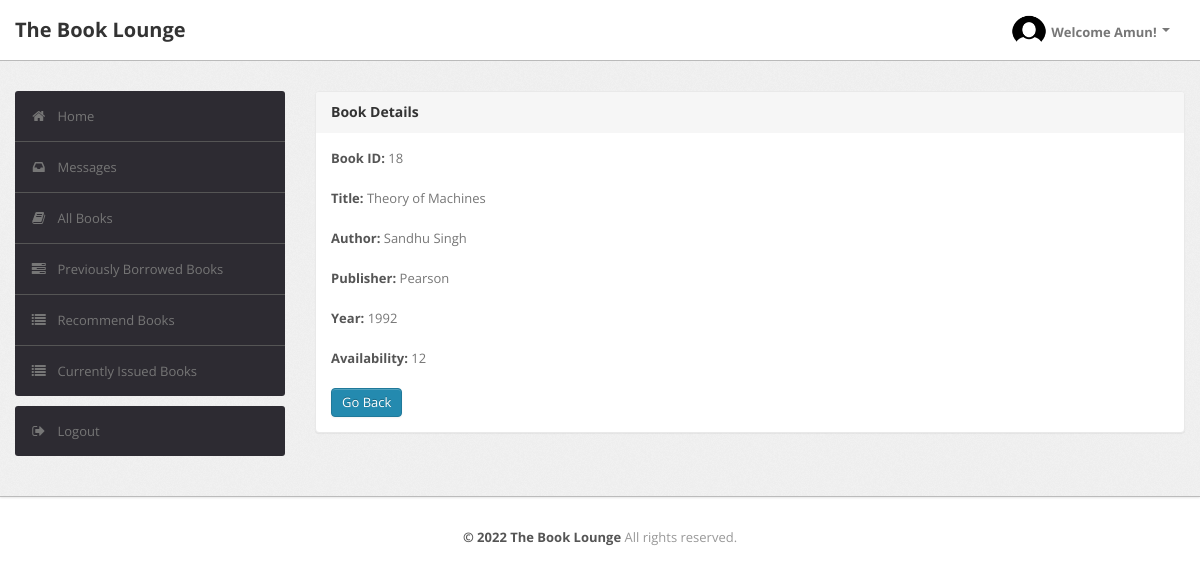
The app's page /user/bookdetails.php?uid=u1&id=18 (signed in) with its own data.
### tables this page shows
CREATE TABLE `user` (`UserId` varchar(50) NOT NULL, `Name` varchar(50) DEFAULT NULL, `Type` varchar(50) DEFAULT NULL, `EmailId` varchar(50) DEFAULT NULL, `MobNo` bigint(11) DEFAULT NULL, `Password` varchar(50) DEFAULT NULL, PRIMARY KEY (`UserId`), UNIQUE KEY `EmailId` (`EmailId`));

CREATE TABLE `book` (`BookId` int(10) NOT NULL AUTO_INCREMENT, `Title` varchar(50) DEFAULT NULL, `Publisher` varchar(50) DEFAULT NULL, `Year` varchar(50) DEFAULT NULL, `Availability` int(5) DEFAULT NULL, PRIMARY KEY (`BookId`));

CREATE TABLE `author` (`BookId` int(10) NOT NULL, `Author` varchar(50) NOT NULL, PRIMARY KEY (`BookId`,`Author`), CONSTRAINT `author_ibfk_1` FOREIGN KEY (`BookId`) REFERENCES `book` (`BookId`));

### user/bookdetails.php (the view, shortened to what this page needs)
<?php
    require('dbconn.php');
?>
<?php
    if ($_SESSION['UserId']) {
        $uId=$_GET['uid'];
        $sql="SELECT Name from LMS.user WHERE UserId='$uId'";
        $result=mysqli_query($conn, $sql);
        $row=mysqli_fetch_row($result);
?>
<!DOCTYPE html>
<html lang="en">
    <head>
        <link type="text/css" href="bootstrap/css/bootstrap.min.css" rel="stylesheet">
        <link type="text/css" href="bootstrap/css/bootstrap-responsive.min.css" rel="stylesheet">
        <link type="text/css" href="css/theme.css" rel="stylesheet">
        <link type="text/css" href="images/icons/css/font-awesome.css" rel="stylesheet">
    </head>
    <body>
        <div class="navbar navbar-fixed-top">
            <div class="navbar-inner">
                <div class="container">
                        <a class="brand" href="index.php">The Book Lounge </a>
                    <div class="nav-collapse collapse navbar-inverse-collapse">
                        <ul class="nav pull-right">
                            <li class="nav-user dropdown"><a href="#" class="dropdown-toggle" data-toggle="dropdown">
                                <img src="images/profile.png" class="nav-avatar" />Welcome <?=$row[0]?>!
                                <b class="caret"></b></a>
                            </li>
                        </ul>
                    </div>
                </div>
            </div>
        </div>
        <div class="wrapper">
            <div class="container">
                <div class="row">
                    <div class="span3">
                        <div class="sidebar">
                            <ul class="widget widget-menu unstyled">
                                <li class="active"><a href="index.php?uid=<?=$uId?>"><i class="menu-icon icon-home"></i>Home
                                </a></li>
                                 <li><a href="message.php?uid=<?=$uId?>"><i class="menu-icon icon-inbox"></i>Messages</a>
                                </li>
                                <li><a href="book.php?uid=<?=$uId?>"><i class="menu-icon icon-book"></i>All Books </a></li>
                                <li><a href="history.php?uid=<?=$uId?>"><i class="menu-icon icon-tasks"></i>Previously Borrowed Books </a></li>
                                <li><a href="recommendations.php?uid=<?=$uId?>"><i class="menu-icon icon-list"></i>Recommend Books </a></li>
                                <li><a href="current.php?uid=<?=$uId?>"><i class="menu-icon icon-list"></i>Currently Issued Books </a></li>
                            </ul>
                            <ul class="widget widget-menu unstyled">
                                <li><a href="logout.php"><i class="menu-icon icon-signout"></i>Logout </a></li>
                            </ul>
                        </div>
                    </div>
                    <div class="span9">
                        <div class="content">
                        <div class="module">
                            <div class="module-head">
                                <h3>Book Details</h3>
                            </div>
                            <div class="module-body">
                        <?php
                            $x=$_GET['id'];
                            $sql="select * from LMS.book where BookId='$x'";
                            $result=$conn->query($sql);
                            $row=$result->fetch_assoc();
                                $bookid=$row['BookId'];
                                $name=$row['Title'];
                                $publisher=$row['Publisher'];
                                $year=$row['Year'];
                                $avail=$row['Availability'];
                                echo "<b>Book ID:</b> ".$bookid."<br><br>";
                                echo "<b>Title:</b> ".$name."<br><br>";
                                $sql1="select * from LMS.author where BookId='$bookid'";
                                $result=$conn->query($sql1);
                                echo "<b>Author:</b> ";
                                while($row1=$result->fetch_assoc())
                                {
                                    echo $row1['Author']."&nbsp;";
                                }
                                echo "<br><br>";
                                echo "<b>Publisher:</b> ".$publisher."<br><br>";
                                echo "<b>Year:</b> ".$year."<br><br>";
                                echo "<b>Availability:</b> ".$avail."<br><br>";
                            ?>
                        <a href="book.php?uid=<?=$uId?>" class="btn btn-primary">Go Back</a>
                               </div>
                           </div>
                            </div>
                </div>
                </div>
                </div>
            </div>
<div class="footer">
            <div class="container">
                <center><b class="copyright">&copy; 2022 The Book Lounge </b>All rights reserved.</center>
            </div>
        </div>
    </body>
</html>
<?php }
else {
    echo "<script type='text/javascript'>alert('Access Denied!!!')</script>";
} ?>

### user/css/theme.css (style rules this page uses)
body { font-size: 13px; font-family: 'Open Sans', Arial, sans-serif; background: #fff; color: #777 }
h1, h2, h3, h4, h5, h6 { color: #333; margin-top: 0 }
h3 { font-size: 20px }
strong, b { color: #555 }
.wrapper { background: url(../images/bg.png) #eee; border-bottom: 1px solid #bbb; -webkit-box-shadow: 0 1px 2px rgba(0,0,0,0.1); -moz-box-shadow: 0 1px 2px rgba(0,0,0,0.1); box-shadow: 0 1px 2px rgba(0,0,0,0.1); padding: 30px 0 }
.footer { color: #999; padding: 30px 0 60px }
body [class^="icon-"], body [class*=" icon-"] { font-size: 14px; line-height: 20px; height: 20px }
.module { background: #fff; -webkit-border-radius: 3px; -moz-border-radius: 3px; border-radius: 3px; border: 1px solid #ccc; border-bottom-color: #bbb; -webkit-box-shadow: 0 0 1px rgba(0,0,0,0.2); -moz-box-shadow: 0 0 1px rgba(0,0,0,0.2); box-shadow: 0 0 1px rgba(0,0,0,0.2); margin-bottom: 30px }
.navbar { position: static!important; margin: 0!important }
.navbar .navbar-inner { background: #fff; border-bottom: 1px solid #bbb; -webkit-box-shadow: 0 1px 2px rgba(0,0,0,0.15); -moz-box-shadow: 0 1px 2px rgba(0,0,0,0.15); box-shadow: 0 1px 2px rgba(0,0,0,0.15) }
.navbar .brand { color: #333; font-weight: bold; font-size: 20px; margin-right: 20px; padding: 20px }
.navbar .nav>li>a { padding: 20px 15px; font-weight: bold; color: #777 }
.nav-user>a { height: 20px }
.nav-avatar { width: 34px; height: 34px; margin: -7px 5px 0 0; -webkit-border-radius: 50%; -moz-border-radius: 50%; border-radius: 50% }
.btn, .btn-box { -webkit-border-radius: 3px; -moz-border-radius: 3px; border-radius: 3px }
.btn { font-size: 13px; font-weight: 600 }
.btn { display: inline-block; margin-bottom: 0; font-weight: 400; text-align: center; vertical-align: middle; cursor: pointer; background-image: none; border: 1px solid transparent; white-space: nowrap; padding: 4px 10px; font-size: 13px; line-height: 1.42857; border-radius: 4px; -webkit-user-select: none; -moz-user-select: none; -ms-user-select: none; user-select: none }
.btn-primary { color: #fff; background-color: #248aaf; border-color: #20799a }
.widget-menu { background: #fff; -webkit-border-radius: 3px; -moz-border-radius: 3px; border-radius: 3px; overflow: hidden }
.widget-menu a { color: #555; display: block; line-height: 20px; padding: 15px; text-decoration: none!important }
.widget-menu .menu-icon { margin-right: 10px; color: #767676; -webkit-transition: all .2s ease-in-out; -moz-transition: all .2s ease-in-out; transition: all .2s ease-in-out; }
.widget-menu>li+li { border-top: 1px solid #555 }
.widget-menu>li>a { background-color: #2d2b32; color: #767676; -webkit-transition: all .2s ease-in-out; -moz-transition: all .2s ease-in-out; transition: all .2s ease-in-out; }
.module { box-shadow: 0 0 3px rgba(0,0,0,.1); border-color: #e9e9e9; margin-bottom: 20px; background-color: #fff; border-radius: 4px; -webkit-box-shadow: 0 1px 1px rgba(0,0,0,.05); box-shadow: 0 1px 1px rgba(0,0,0,.05); }
.module-head { color: #767676; background-color: #f6f6f6; border-color: #e9e9e9; padding: 10px 15px; border-bottom: 1px solid transparent; border-top-right-radius: 3px; border-top-left-radius: 3px; }
.module-head h3 { font-size: 14px; line-height: 20px; height: 20px; margin: 0 }
.module-body { padding: 15px }

### records on screen
user: Name "Amun"
book: BookId "18", Title "Theory of Machines", Publisher "Pearson", Year "1992", Availability "12"
author: Author "Sandhu"
author: Author "Singh"
